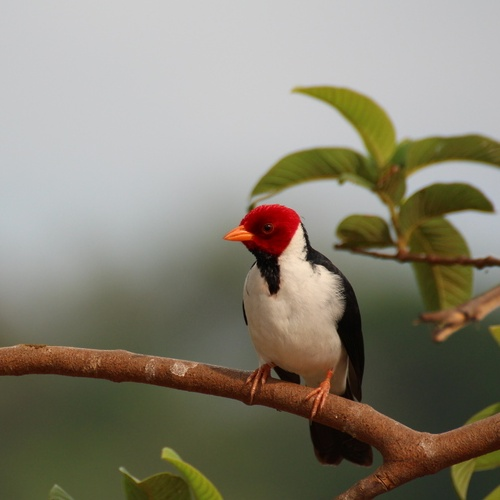
#> input picture Assignment_4/resources/image-square.jpeg, 500 x 500 px
$ python Q3.py
#> lines starting #> are read from the running program, lines starting #| are printed output that depends on the picture
# Rotation of an image
import cv2
import numpy as np

img = cv2.imread('resources/image-square.jpeg')
#> img is the input picture: shape (500, 500, 3); mean B, G, R 115.3, 130.9, 136.1
num_rows, num_cols = img.shape[:2]
#> num_rows = 500; num_cols = 500

angel = 70

rotation_matrix = cv2.getRotationMatrix2D((num_cols/2, num_rows/2), angel, 1)
img_rotation = cv2.warpAffine(img, rotation_matrix, (num_cols, num_rows))
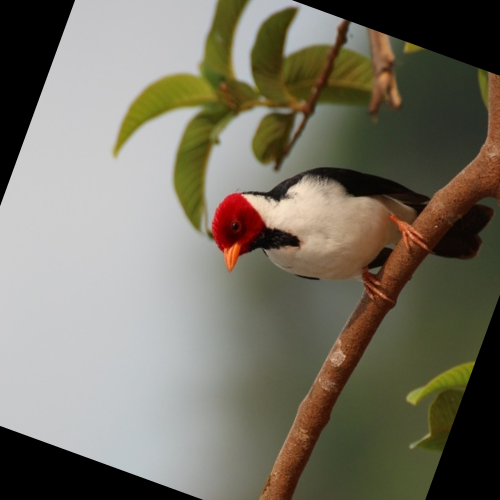
#> img_rotation: shape (500, 500, 3); mean B, G, R 101, 114.8, 119.4
cv2.imshow('Rotate : '+str(angel), img_rotation)
cv2.waitKey()
